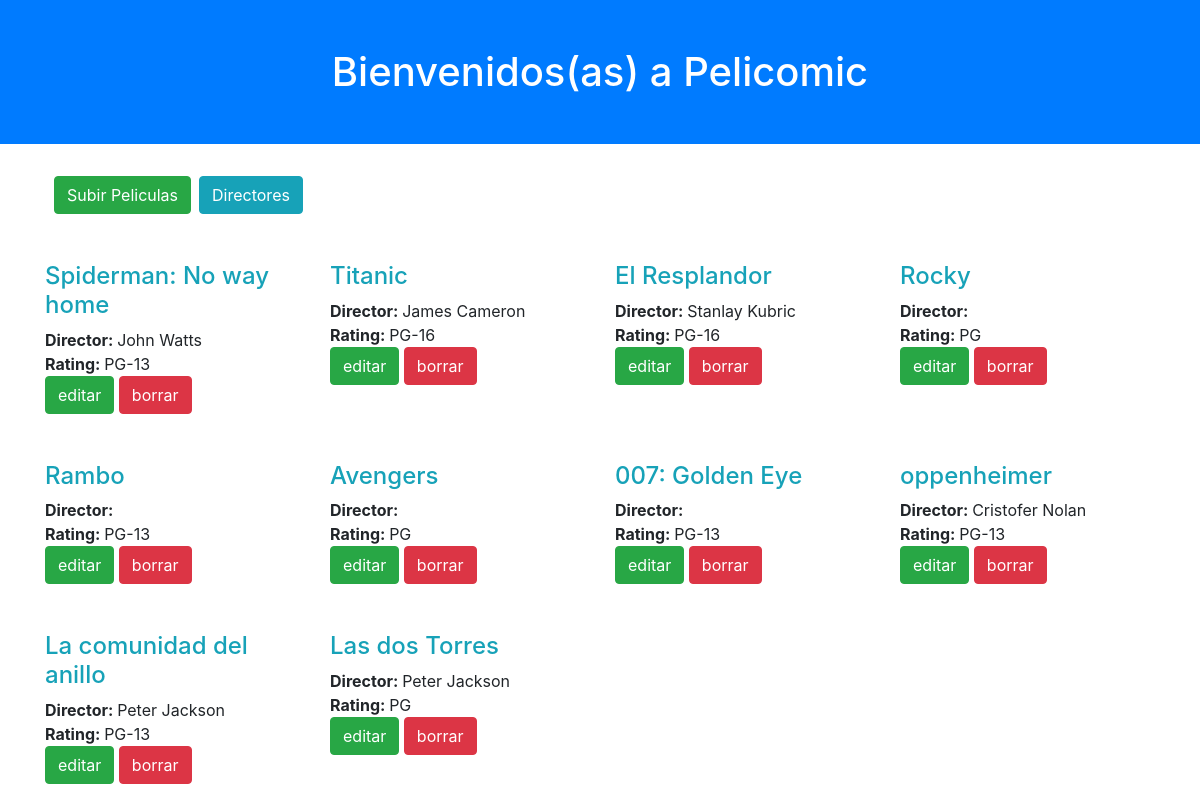
The page / on the database its author committed.
### tables this page shows
CREATE TABLE `peliculas` (
  `peli_id` int(10) UNSIGNED NOT NULL,
  `peli_dire_id` int(10) UNSIGNED DEFAULT NULL,
  `peli_img` text DEFAULT NULL,
  `peli_nombre` varchar(50) NOT NULL,
  `peli_genero` varchar(50) NOT NULL,
  `peli_fechaEstreno` date NOT NULL,
  `peli_restricciones` varchar(5) DEFAULT NULL
);

### index.php (the view, shortened to what this page needs)
<?php
    include "conexion.php";
?>
<!DOCTYPE html>
<html lang="es">
<head>
    <link rel="stylesheet" href="https://cdnjs.cloudflare.com/ajax/libs/bootstrap/4.6.2/css/bootstrap.min.css" />
</head>
<body>
    <h1 class="text-center pt-5 pb-5 bg-primary text-white">Bienvenidos(as) a Pelicomic</h1>
    <section class="container">
        <div class="row p-4">
            <a href="crear.php" class="btn btn-success">Subir Peliculas</a>
            <a href="directores.php" class="btn btn-info ml-2">Directores</a>
        </div>
        <div class="row">
            <?php
                $query = "SELECT
                    pel.peli_id,
                    pel.peli_nombre,
                    pel.peli_img,
                    CONCAT(dir.dire_nombres, ' ', dir.dire_apellidos) AS director,
                    pel.peli_restricciones
                        FROM peliculas pel
                            LEFT JOIN directores dir ON pel.peli_dire_id = dire_id";
                $res_query = mysqli_query($conexion, $query);
                while($fila =mysqli_fetch_assoc($res_query)){
                    ?>
                        <div class="col-md-3 mb-4">
                            <h4 class="text-info"><?php echo $fila['peli_nombre'];?></h4>
                            <div>
                                <strong>Director: </strong> <?php echo $fila['director'];?>
                            </div>
                            <div>
                                <strong>Rating: </strong> <?php echo $fila['peli_restricciones'];?>
                            </div>
                            <div>
                                <a href="editar.php?id=<?php echo $fila['peli_id']; ?>" class="btn btn-success">editar</a>
                                <a href="borrar.php?id=<?php echo $fila['peli_id']; ?>" class="btn btn-danger">borrar</a>
                            </div>
                        </div>
                <?php }
            ?>
        </div>
    </section>
</body>
</html>

### rows shown on the page
peliculas: peli_nombre "Spiderman: No way home", director "John Watts", peli_restricciones "PG-13"
peliculas: peli_nombre "Titanic", director "James Cameron", peli_restricciones "PG-16"
peliculas: peli_nombre "El Resplandor", director "Stanlay Kubric", peli_restricciones "PG-16"
peliculas: peli_nombre "Rocky", peli_restricciones "PG"
peliculas: peli_nombre "Rambo", peli_restricciones "PG-13"
peliculas: peli_nombre "Avengers", peli_restricciones "PG"
peliculas: peli_nombre "007: Golden Eye", peli_restricciones "PG-13"
peliculas: peli_nombre "oppenheimer", director "Cristofer Nolan", peli_restricciones "PG-13"
peliculas: peli_nombre "La comunidad del anillo", director "Peter Jackson", peli_restricciones "PG-13"
peliculas: peli_nombre "Las dos Torres", director "Peter Jackson", peli_restricciones "PG"
